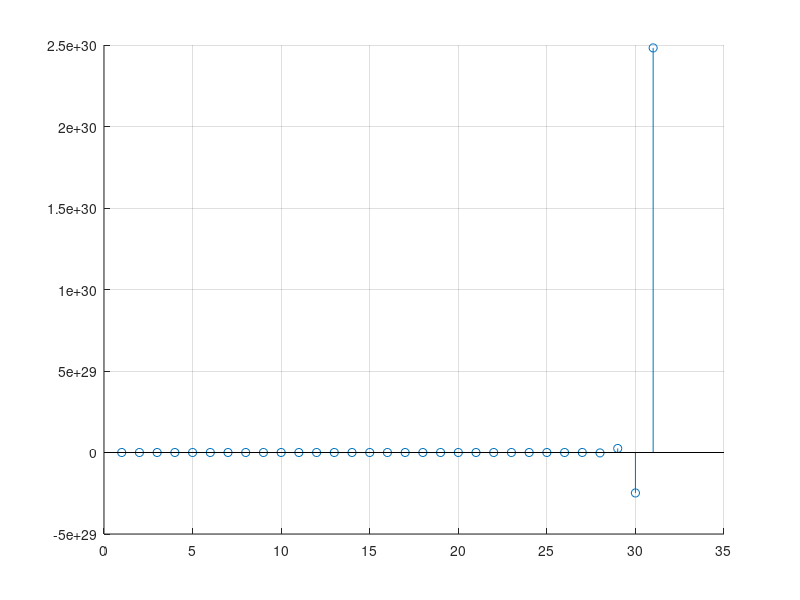

MATLAB code to generate this figure:
clear
close all
clc
figure;
hold on;

s = tf('s');
 
J = 0.01;
b = 0.1;
R = 1;
L = 0.5;
K = 0.01;

H = K/ ((J*s + b)*(L*s + R) + K^2);
'''0.01/0.005s2+0.06s+0.1001'''
num = [0.01]
den = [0.005, 0.06, 0.1001]

n = 0:30;
x = (n==0)
y = filter(num, den, x)
stem(y)
grid on;